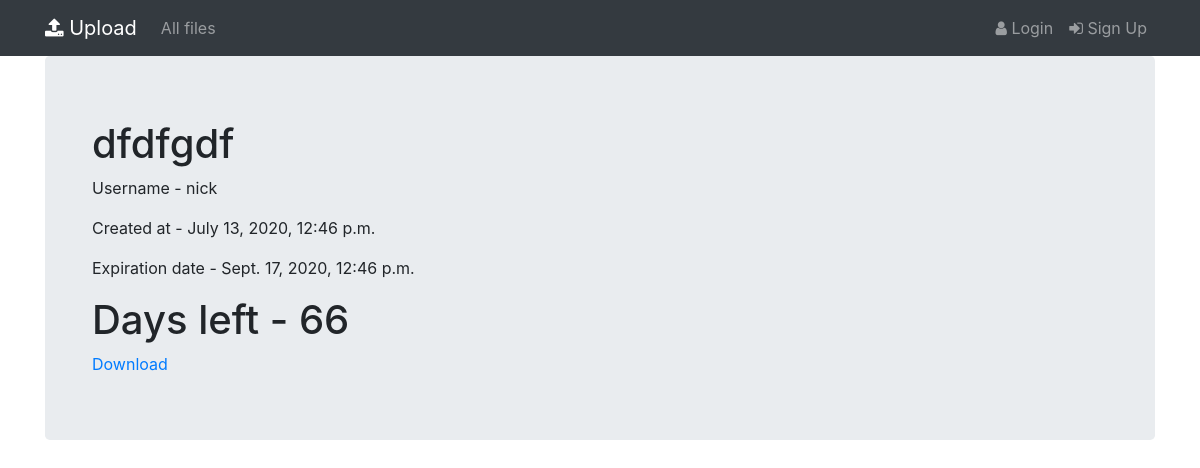
Page /all/dfdfgdf/ on the committed database.
### file_storage/models.py (models this page shows, shortened)
class UserFile(models.Model):
    user = models.ForeignKey(User, related_name="files",on_delete=models.CASCADE)
    filename = models.CharField(max_length=100,unique=True)
    file = models.FileField(upload_to='uploads/')
    slug = AutoSlugField(populate_from='filename')
    created_at = models.DateTimeField(null=True)
    estimation = models.PositiveIntegerField()
    expiration_date = models.DateTimeField(null=True)
    countdown = models.CharField(max_length=100)

### file_storage/views.py (the view)
# urls.py: path('all/<slug:slug>/',views.FileDetail.as_view(),name="detail"),
class FileDetail(DetailView):
    model = models.UserFile

### file_storage/templates/file_storage/userfile_detail.html
{% extends "base.html" %}
{% load bootstrap4 %}
{% block content %}
<div class="container">
    <h1>{{ userfile.filename }}</h1>
    <p>Username - {{ userfile.user }}</p>
    <p>Created at - {{ userfile.created_at }}</p>
    <p>Expiration date - {{ userfile.expiration_date }}</p>
    <h1>Days left - {{ userfile.countdown }}</h1>
    <a href="{{ userfile.file }}" download>Download</a>
</div>
{% endblock %}

### rows in the picture
UserFile: filename "dfdfgdf", user "nick", created_at "July 13, 2020, 12:46 p.m.", expiration_date "Sept. 17, 2020, 12:46 p.m.", countdown "66"
